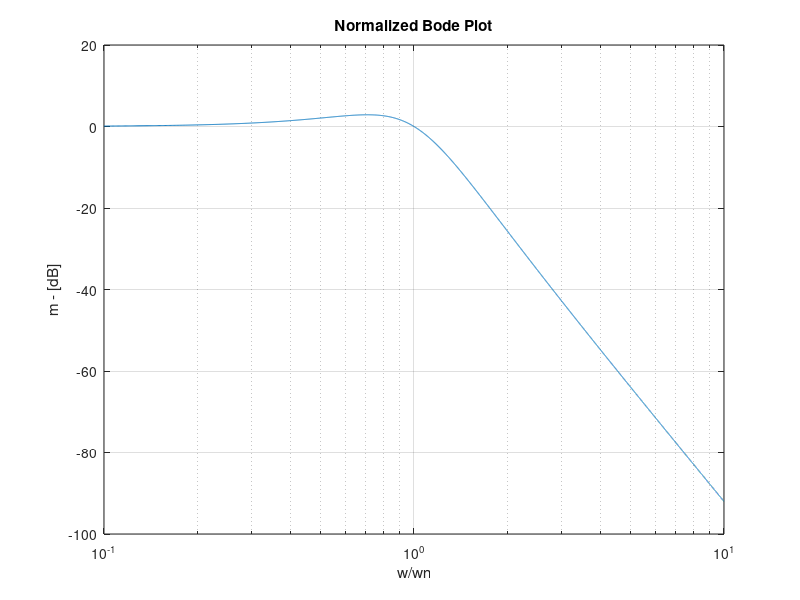

This figure's MATLAB source:
z = 0.5;

r = linspace(1e-1,1e1,10000);
m = -10.*log( (1-r.^2).^2 + (2.*z.*r).^2);

figure(1)
semilogx(r,m)
xlabel('w/wn')
ylabel('m - [dB]')
title('Normalized Bode Plot')
grid on